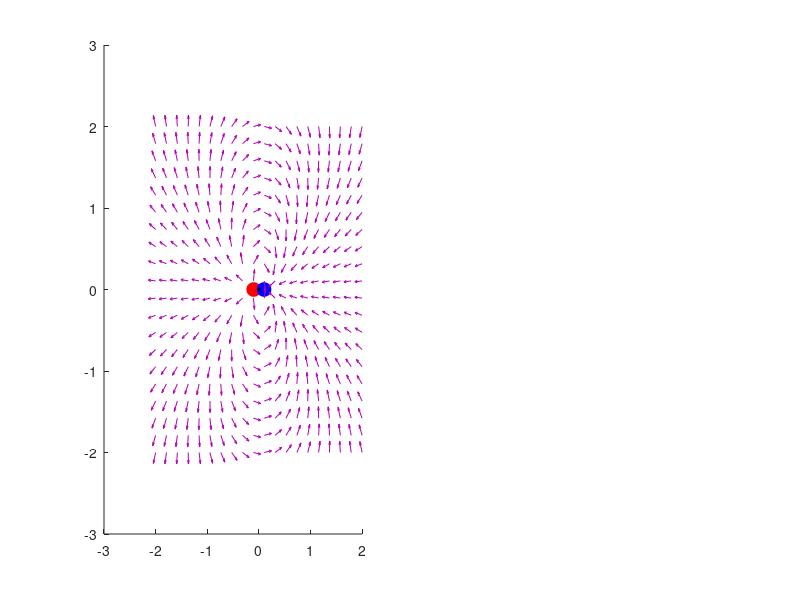

The MATLAB source for this figure: (Note: this script raises an error after producing the figure.)
% Script para visualizar el campo eléctrico de un dipolo
% Parámetros definidos según la tarea
q1 = 1e-6;          % Carga de la primera partícula: 1×10^-6 C
q2 = -1e-6;         % Carga de la segunda partícula: -1×10^-6 C
pos1 = [-0.1, 0];   % Posición de la primera carga en (-0.1, 0)
pos2 = [0.1, 0];    % Posición de la segunda carga en (0.1, 0)

% Parámetros de visualización
N = 20;             % Número de puntos en la malla
lim = 2;            % Límites de visualización [-1,1]
kC = 9e9;           % Constante de Coulomb (1/4πε₀)

% Crear grid para el campo vectorial
[xG, yG] = meshgrid(linspace(-lim, lim, N), linspace(-lim, lim, N));

% Inicializar los campos eléctricos
Ex = zeros(size(xG));
Ey = zeros(size(yG));

% Crear figura para el campo vectorial
figure('Name', 'Campo Eléctrico de un Dipolo');
subplot(1, 2, 1); % Primera subfigura para el campo vectorial

% Cálculo del campo eléctrico para la primera carga
for i = 1:size(xG, 1)
    for j = 1:size(xG, 2)
        % Vector posición relativa
        r1x = xG(i, j) - pos1(1);
        r1y = yG(i, j) - pos1(2);
        r1 = sqrt(r1x^2 + r1y^2);
        
        % Si el punto está muy cerca de la carga, evitar la singularidad
        if r1 > 0.02
            % Campo eléctrico de la primera carga
            Ex(i, j) = Ex(i, j) + kC * q1 * r1x / r1^3;
            Ey(i, j) = Ey(i, j) + kC * q1 * r1y / r1^3;
        end
        
        % Vector posición relativa para la segunda carga
        r2x = xG(i, j) - pos2(1);
        r2y = yG(i, j) - pos2(2);
        r2 = sqrt(r2x^2 + r2y^2);
        
        % Si el punto está muy cerca de la carga, evitar la singularidad
        if r2 > 0.02
            % Campo eléctrico de la segunda carga
            Ex(i, j) = Ex(i, j) + kC * q2 * r2x / r2^3;
            Ey(i, j) = Ey(i, j) + kC * q2 * r2y / r2^3;
        end
    end
end

% Calcular magnitud del campo eléctrico
E = sqrt(Ex.^2 + Ey.^2);

% Normalizar los vectores para su visualización
u = Ex ./ (E + eps); % Evitar división por cero
v = Ey ./ (E + eps);

% Dibujar las cargas
hold on;
% Carga positiva (roja)
plot(pos1(1), pos1(2), 'ro', 'MarkerFaceColor', 'r', 'MarkerSize', 10);
% Carga negativa (azul)
plot(pos2(1), pos2(2), 'bo', 'MarkerFaceColor', 'b', 'MarkerSize', 10);

% Graficar el campo eléctrico con vectores
quiver(xG, yG, u, v, 'autoscalefactor', 0.5, 'Color', [0.7 0 0.7]);

% Colocar un datatip en el origen (como se solicita en la tarea)
datatip(plot(0, 0, 'k.'), 'Location', 'northeast');

% Configurar gráfico
title('Campo Eléctrico de un Dipolo');
axis([-lim lim -lim lim]);
xlabel('x (m)');
ylabel('y (m)');
grid on;
box on;

% Segunda parte: Gráficas de intensidad del campo a lo largo de x
subplot(1, 2, 2);

% Crear vectores para las posiciones x
x_points = linspace(-lim, lim, 200);

% Inicializar vectores para almacenar la magnitud del campo en las dos alturas
E_y05 = zeros(size(x_points));
E_y1 = zeros(size(x_points));

% Calcular la magnitud del campo para cada posición x en y=0.5
for i = 1:length(x_points)
    % Punto en la primera línea (y=0.5)
    r1x = x_points(i) - pos1(1);
    r1y = 0.5 - pos1(2);
    r1 = sqrt(r1x^2 + r1y^2);
    
    r2x = x_points(i) - pos2(1);
    r2y = 0.5 - pos2(2);
    r2 = sqrt(r2x^2 + r2y^2);
    
    % Componentes del campo eléctrico
    Ex1 = kC * q1 * r1x / r1^3;
    Ey1 = kC * q1 * r1y / r1^3;
    
    Ex2 = kC * q2 * r2x / r2^3;
    Ey2 = kC * q2 * r2y / r2^3;
    
    % Campo eléctrico total
    Ex_total = Ex1 + Ex2;
    Ey_total = Ey1 + Ey2;
    
    % Magnitud del campo
    E_y05(i) = sqrt(Ex_total^2 + Ey_total^2);
    
    % Ahora para y=1
    r1y = 1 - pos1(2);
    r1 = sqrt(r1x^2 + r1y^2);
    
    r2y = 1 - pos2(2);
    r2 = sqrt(r2x^2 + r2y^2);
    
    % Componentes del campo eléctrico
    Ex1 = kC * q1 * r1x / r1^3;
    Ey1 = kC * q1 * r1y / r1^3;
    
    Ex2 = kC * q2 * r2x / r2^3;
    Ey2 = kC * q2 * r2y / r2^3;
    
    % Campo eléctrico total
    Ex_total = Ex1 + Ex2;
    Ey_total = Ey1 + Ey2;
    
    % Magnitud del campo
    E_y1(i) = sqrt(Ex_total^2 + Ey_total^2);
end

% Graficar las curvas de intensidad
plot(x_points, E_y05, 'ro-', 'MarkerIndices', 1:20:length(x_points));
hold on;
plot(x_points, E_y1, 'bs-', 'MarkerIndices', 1:20:length(x_points));

% Añadir leyenda y etiquetas
legend('y = 0.5', 'y = 1', 'Location', 'best');
title('Intensidad del Campo Eléctrico');
xlabel('Posición x (m)');
ylabel('|E| (N/C)');
grid on;

% Ajustar la figura completa
sgtitle('Campo Eléctrico de un Dipolo');